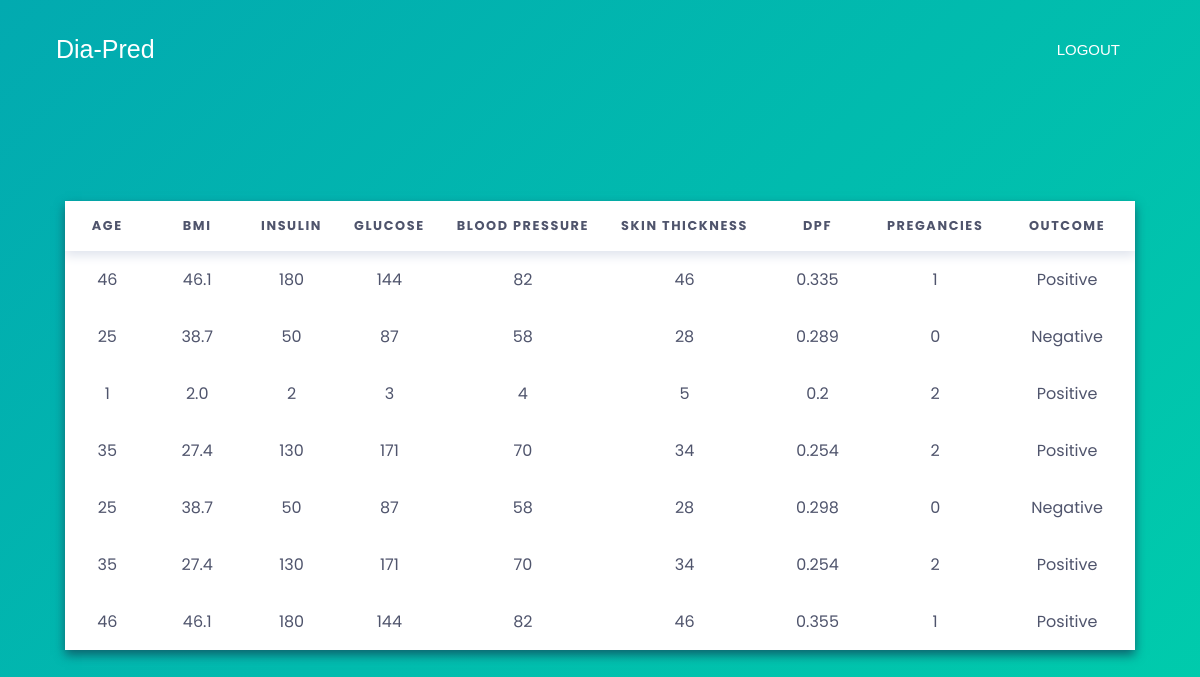
Page /history/ (signed in) on the committed database.
### main_app/models.py (models this page shows, shortened)
class HistoryModel(models.Model):
    user = models.ForeignKey(User, on_delete=models.CASCADE)
    pregancies = models.IntegerField()
    glucose = models.IntegerField()
    bp = models.IntegerField()
    skin = models.IntegerField()
    insulin = models.IntegerField()
    bmi = models.FloatField()
    dpf = models.FloatField()
    age = models.IntegerField()
    result = models.CharField(max_length=10)
    datetime = models.DateTimeField()

### main_app/views.py (the view)
# urls.py: path("history/", history, name='history'),
def history(request):
    user = request.user
    if user.is_authenticated:
        empty = False
        history = HistoryModel.objects.filter(
            user=user).order_by('-datetime')[:7]
        if not history.exists():
            empty = True
        context = {
            'history': history,
            'empty': empty,
        }
        return render(request, 'main_app/history.html', context)
    return redirect("login")

### templates/main_app/history.html (shortened to what this page needs)
{% extends 'main_base.html' %} {% load static %} {% block title %} Report {% endblock %} {% block style %}
<link href="https://cdn.jsdelivr.net/npm/bootstrap@5.1.3/dist/css/bootstrap.min.css" rel="stylesheet">
<link href="{% static 'css/history.css' %}" type="text/css" rel="stylesheet" /> {% endblock %} {% block content %}
<nav class="navbar fixed-top navbar-expand-lg navbar-dark p-md-3">
    <div class="container" style="margin-top:10px;">
        <a class="navbar-brand" href="{% url 'home' %}" style="font-size: 25px; margin-left: 14px; font-family: sans-serif;">Dia-Pred</a>
        <div class="collapse navbar-collapse" id="navbarNav">
            <ul class="navbar-nav">
                <li class="nav-item">
                    <a class="nav-link text-white" href="{% url 'logout' %}" style="font-size:15px; margin-right: 30px; font-family: sans-serif;">LOGOUT</a>
                </li>
            </ul>
        </div>
    </div>
</nav>
<div class="banner-image w-100 vh-100 d-flex justify-content-center align-items-center">
    <div class="content text-center">
        <table style="text-align:center; margin-top:50px;">
            <thead>
                <tr>
                    <th>Age</th>
                    <th>BMI</th>
                    <th>Insulin</th>
                    <th>Glucose</th>
                    <th>Blood Pressure</th>
                    <th>Skin Thickness</th>
                    <th>DPF</th>
                    <th>Pregancies</th>
                    <th>Outcome</th>
                </tr>
            </thead>
            <tbody>
                {% for i in history %}
                <tr>
                    <td>{{i.age}}</td>
                    <td>{{i.bmi}}</td>
                    <td>{{i.insulin}}</td>
                    <td>{{i.glucose}}</td>
                    <td>{{i.bp}}</td>
                    <td>{{i.skin}}</td>
                    <td>{{i.dpf}}</td>
                    <td>{{i.pregancies}}</td>
                    <td>{{i.result}}</td>
                </tr>
                {% endfor %}
            </tbody>
        </table>
    </div>
</div>
{% endblock %}

### static/css/history.css (style rules this page uses)
*, *::before, *::after { box-sizing: border-box; margin: 0; padding: 0; font-family: 'Poppins', sans-serif; }
body { font-family: 'Poppins', sans-serif; height: 100vh; display: grid; justify-content: center; align-items: center; color: #4f546c; font-size: 0.9rem; background: linear-gradient(135deg, #02aab0, #00cdac); }
table { border-collapse: collapse; box-shadow: 0 5px 10px #0e626d; background-color: white; text-align: left; overflow: hidden; }
table thead { box-shadow: 0 5px 10px #e1e5ee; }
table th { padding: 1rem 1rem; text-transform: uppercase; letter-spacing: 0.1rem; font-size: 0.8rem; font-weight: 700; }
table td { padding: 1rem 2rem; }

### rows in the picture
HistoryModel: age "46", bmi "46.1", insulin "180", glucose "144", bp "82", skin "46", dpf "0.335", pregancies "1", result "Positive"
HistoryModel: age "25", bmi "38.7", insulin "50", glucose "87", bp "58", skin "28", dpf "0.289", pregancies "0", result "Negative"
HistoryModel: age "1", bmi "2.0", insulin "2", glucose "3", bp "4", skin "5", dpf "0.2", pregancies "2", result "Positive"
HistoryModel: age "35", bmi "27.4", insulin "130", glucose "171", bp "70", skin "34", dpf "0.254", pregancies "2", result "Positive"
HistoryModel: age "25", bmi "38.7", insulin "50", glucose "87", bp "58", skin "28", dpf "0.298", pregancies "0", result "Negative"
HistoryModel: age "35", bmi "27.4", insulin "130", glucose "171", bp "70", skin "34", dpf "0.254", pregancies "2", result "Positive"
HistoryModel: age "46", bmi "46.1", insulin "180", glucose "144", bp "82", skin "46", dpf "0.355", pregancies "1", result "Positive"
